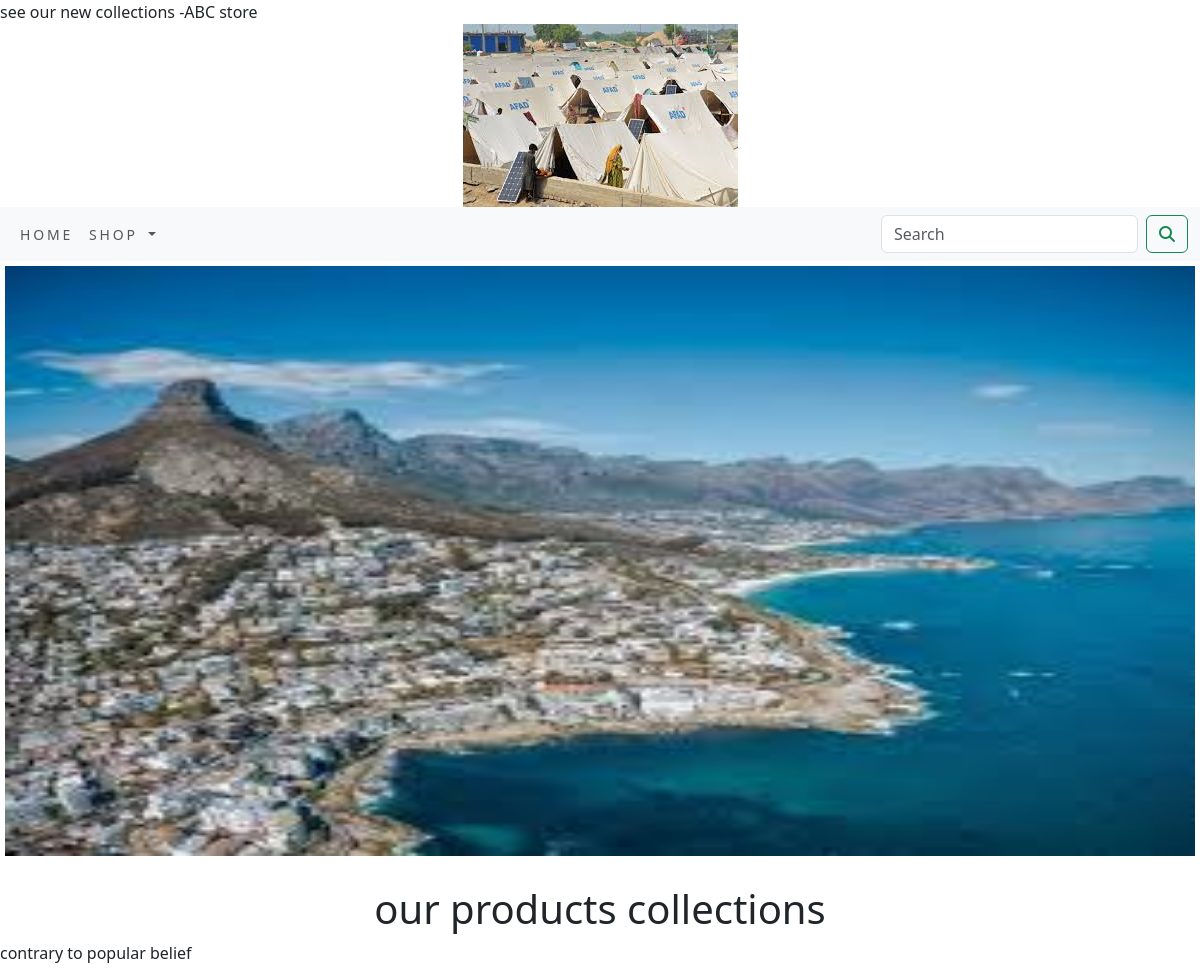
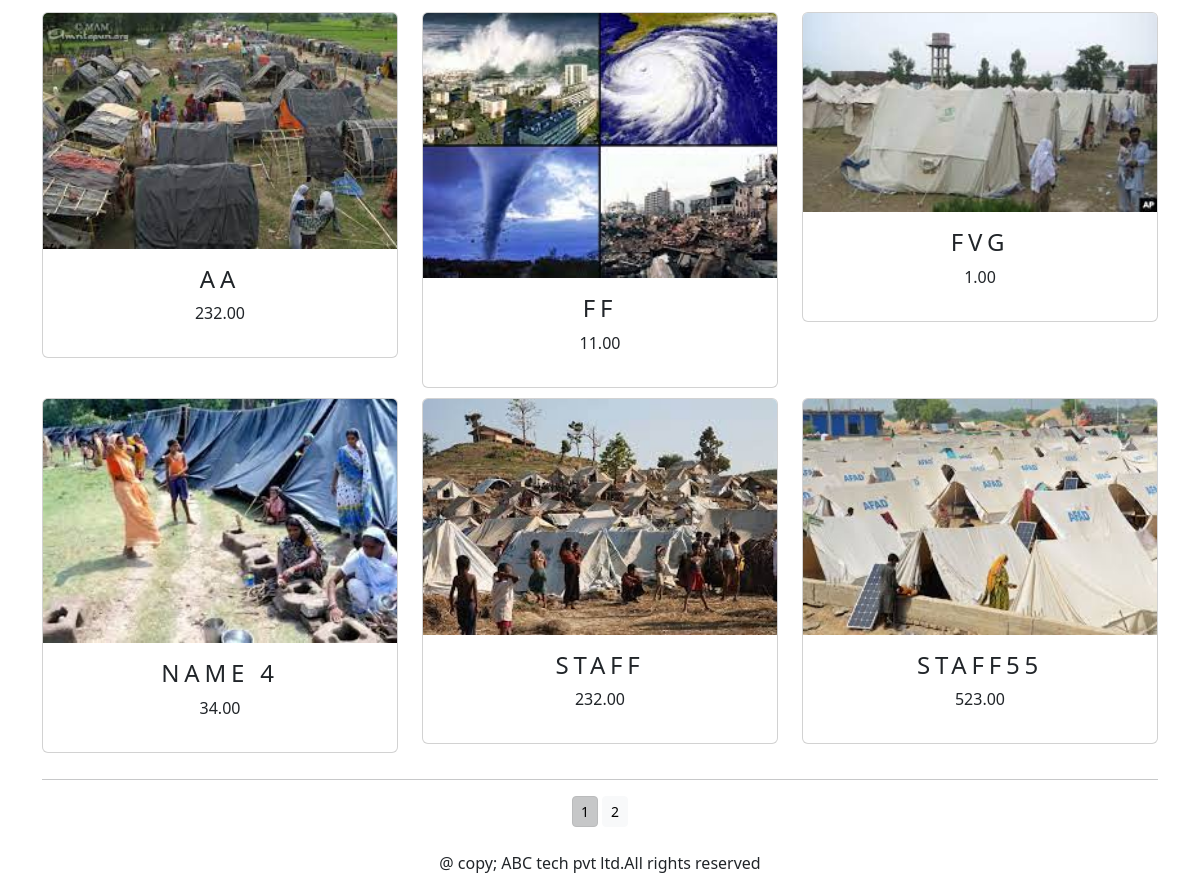
Page /shop on the committed database (2 pictures, top to bottom).
### shop/models.py (models this page shows, shortened)
class product(models.Model):
    name=models.CharField(max_length=250,unique=True)
    slug=models.SlugField(max_length=250,unique=True)
    description=models.TextField(blank=True)
    price = models.DecimalField(max_digits=10,decimal_places=2)
    category = models.ForeignKey(category,on_delete=models.CASCADE)
    image=models.ImageField(upload_to='product',blank=True)
    stock=models.IntegerField()
    available=models.BooleanField(default=True)
    created=models.DateTimeField(auto_now_add=True)
    updated=models.DateTimeField(auto_now_add=True)
    def get_url(self):
        return reverse('shop:prodcatdetail',args=[self.category.slug,self.slug])
    class Meta:
        ordering=('name',)
        verbose_name='products'
        verbose_name_plural='products'

### shop/views.py (the view)
# urls.py: path('',views.allprodcat,name='allprodcat'),
def allprodcat(request,c_slug=None):
    c_page=None
    products_list=None
    if c_slug!=None:
        c_page=get_object_or_404(category,slug=c_slug)
        products_list=product.objects.all().filter(category=c_page,available=True)
    else:
        products_list=product.objects.all().filter(available=True)
    paginator=Paginator(products_list,6)
    try:
        page=int(request.GET.get('page','1'))
    except:
        page=1
    try:
        products=paginator.page(page)
    except (EmptyPage,InvalidPage):
        products=paginator.page(paginator.num_pages)
    return  render(request,"category.html",{'category':c_page,'products':products})

### cartapp/context_processors.py (called while the page is built)
def counter(request):
    item_count=0
    if 'admin' in request.path:
        return {}
    else:
        try:
            cart=Cart.objects.filter(cart_id=_cart_id(request))
            car_items=CartItem.objects.all().filter(cart=cart[:1])
            for cart_item in car_items:
                item_count+=cart_item.quantity
        except Cart.DoesNotExist:
            item_count=0
    return dict(item_count=item_count)

### cartapp/views.py (called while the page is built)
def _cart_id(request):
    cart=request.session.session_key
    if not cart:
        cart=request.session.create()
    return cart

### shop/context_processors.py (called while the page is built)
def menu_links(request):
    links=category.objects.all()
    return dict(links=links)

### shop/models.py (called while the page is built)
    def get_url(self):
        return reverse('shop:products_by_category',args=[str(self.slug)])

### templates/category.html (shortened to what this page needs)
{% extends 'base.html' %}
{%  load static %}
{% block content %}
<div class="mx_auto">
    {% if category %}
    <img class="my_image" src="{{category.image.url}}" alt="{{category.name}}">
</div>
<br>
<div>
    <h1 class="text-center my_title">{{category.name}}</h1>
    <p class="text-justify">{{category.description}}</p>
</div>
{% else %}
<div>
<img class="my_image my_image_padding" src="{% static 'img/banner.png' %}" alt="our products" width="100%" height="600px">
</div>
<br>
<div>
    <h1 class="text-center my_title">our products collections</h1>
    <p class="text-justify">contrary to popular belief</p>
</div>
{% endif %}
<div class="container">
<div class="row mx_auto">
    {% for product in products.object_list %}
<div class="my_bottom_margin col-9 col-sm-12  col-md-4 xol-lg-4">
    <div class="card text-center" style="min-width:18rem;">
<a href="{{product.get_url}}"><img src="{{product.image.url}}" alt="{{product.name}}" class="card-img-top my_image" width="200px" ></a>
<div class="card-body">
    <h4>{{product.name}}</h4>
     <p>{{product.price}}</p>
    </div>
</div>
</div>
{% endfor %}
</div>
    <div class="mx-auto">
        {% if products.paginator.num_pages > 1 %}
       <hr>
        <div class="text-center">
{% for pg in products.paginator.page_range %}
            <a href="?page={{pg}}" class="btn btn-light btn-sm {% if products.number == pg %}active {% endif %}">{{pg}}</a>
            {% endfor %}
    </div>
         {% endif %}
    </div>
    <br>
</div>
{% endblock%}

### templates/base.html (shortened to what this page needs)
{% load static %}
<!DOCTYPE html>
<html lang="en">
<head>
    <link rel="stylesheet" href="{% static 'css/custom.css' %}">
    <link href="{% static 'css/bootstrap.min.css' %}" rel="stylesheet"  >
    <link href="https://cdn.jsdelivr.net/npm/bootstrap@5.3.2/dist/css/bootstrap.min.css" rel="stylesheet">
</head>
<body>
<div>
{% include 'header.html' %}
{% include 'nav.html' %}
{% block content %}
    {% endblock %}
    </div>
{% include 'footer.html' %}
</body>
</html>

### templates/header.html
{%  load static %}
<header>
    <center>
        <a href="{% url 'shop:allprodcat' %}" ><img src="{% static 'img/logo.png' %}" alt="logimage" ></a>
    </center>
</header>

### templates/nav.html (shortened to what this page needs)
<nav class="navbar navbar-expand-lg navbar-light bg-light">
  <div class="container-fluid">
    <div class="collapse navbar-collapse" id="navbarSupportedContent">
      <ul class="navbar-nav me-auto mb-2 mb-lg-0">
        <li class="nav-item">
          <a class="nav-link" href="/">home</a>
        </li>
        <li class="nav-item dropdown">
          <a class="nav-link dropdown-toggle" href="#" id="navbarDropdown" role="button" data-bs-toggle="dropdown" aria-expanded="false">
            shop
          </a>
        </li>
      </ul>
      <form class="d-flex" action="{% url 'searchapp:search' %}" method="get">
        <input class="form-control me-2" type="search" placeholder="Search" name="q" aria-label="Search">
        <button class="btn btn-outline-success" type="submit"><i class="fa-solid fa-magnifying-glass"></i></button>
      </form>
    </div>
  </div>
</nav>

### templates/footer.html
<div class="footer navbar-fixed-bottom">
  <p class="text-center">@ copy; ABC tech pvt ltd.All rights reserved</p>
</div>

### static/css/custom.css (style rules this page uses)
.nav-item { letter-spacing:.2em; font-size:14px; text-transform:uppercase; }
.my_image_padding { padding:5px; }
.my_bottom_margin { margin-bottom:10px; }
.card-body h4 { font-spacing:14px; text-transform:uppercase; letter-spacing:.2em }

### rows in the picture
product: image (picture), name "AA", price "232.00"
product: image (picture), name "FF", price "11.00"
product: image (picture), name "FVG", price "1.00"
product: image (picture), name "NAME 4", price "34.00"
product: image (picture), name "STAFF", price "232.00"
product: image (picture), name "STAFF55", price "523.00"

### other values in the picture
{{ pg }} "1" "2"
